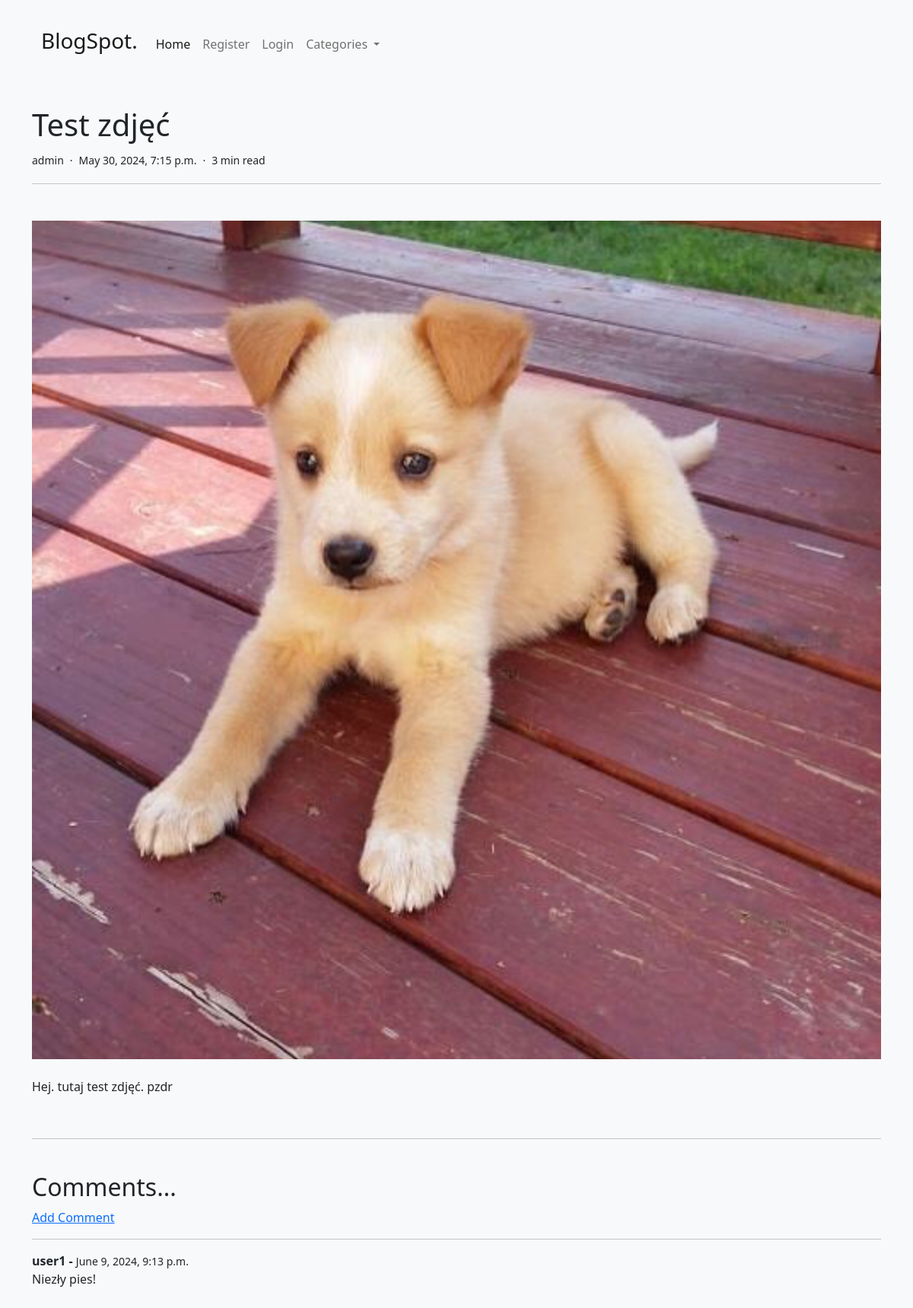
The app's page /article/22/ with its own data.
### theblog/models.py (models this page shows, shortened)
class Post(models.Model):
    title = models.CharField(max_length=255)  # Tytuł posta
    header_image = models.ImageField(null=True, blank=True, upload_to="images/")  # Obraz nagłówkowy
    author = models.ForeignKey(User, on_delete=models.CASCADE)  # Powiązanie z autorem (użytkownikiem)
    body = RichTextField(blank=True, null=True)  # Treść posta
    post_date = models.DateTimeField(auto_now_add=True)  # Data utworzenia posta
    category = models.CharField(max_length=255, default='other')  # Kategoria posta
    isPrivate = models.BooleanField(default=False)  # Flaga prywatności posta

class Comment(models.Model):
    post = models.ForeignKey(Post, related_name="comments", on_delete=models.CASCADE)  # Powiązanie z postem
    author = models.CharField(max_length=255)  # Autor komentarza
    body = models.TextField()  # Treść komentarza
    date_added = models.DateTimeField(auto_now_add=True)  # Data dodania komentarza

### theblog/views.py (the view)
# urls.py: path('article/<int:pk>/', ArticleDetailView.as_view(), name='article-detail'),
class ArticleDetailView(DetailView):
    model = Post
    template_name = 'article_details.html'
    def get_context_data(self, *args, **kwargs):
        cat_menu = Category.objects.all()
        context = super(ArticleDetailView, self).get_context_data(*args, **kwargs)
        context["cat_menu"] = cat_menu
        return context

### theblog/models.py (called while the page is built)
    def __str__(self):
        return self.name  # Reprezentacja tekstowa obiektu

### theblog/templates/article_details.html (shortened to what this page needs)
{% extends 'base.html' %}
{% block content %}
{% include 'navbar.html' %}
{% if not post.isPrivate or user == post.author %}
    <div class="d-flex flex-column bd-highlight mb-3 gap-1">
        <h1>{{ post.title }}</h1>
        <div class="d-flex gap-2">
                <small>{{ post.author }}</small>
                <small>·</small>
                <small>{{ post.post_date }}</small>
                <small>·</small>
                <small>3 min read</small>
        </div>
        <hr>
        <br/>
    <div class="d-flex flex-column gap-1">
      {% if post.header_image %}
        <img src="{{ post.header_image.url }}" class="img-fluid" style="pointer-events: none;"/>
      {% endif %}
      <p style="word-wrap: break-word; max-width: 100%;">{{ post.body|safe }}</p>
    </div>
    <hr>
    <div class="mt-4 mb-4">
      <h2>Comments...</h2>
      {% if not post.comments.all %}
        No Comments Yet...
        <a href="{% url 'add_comment' post.pk %}"> Add Comment</a>
      {% else %}
        <a href="{% url 'add_comment' post.pk %}"> Add Comment</a>
        <br/>
        <hr>
        {% for comment in post.comments.all %}
          <strong>{{ comment.author }} -</strong>
          <small>{{ comment.date_added }}</small>
          <br/>
          {{ comment.body }}
          <br><br>
        {% endfor %}
      {% endif %}
    </div>
  {% endif %}
    </div>
{% endblock %}

### records on screen
Post: title "Test zdjęć", author "admin", post_date "May 30, 2024, 7:15 p.m.", header_image (picture), body "Hej. tutaj test zdjęć. pzdr"
Comment: author "user1", date_added "June 9, 2024, 9:13 p.m.", body "Niezły pies!"
